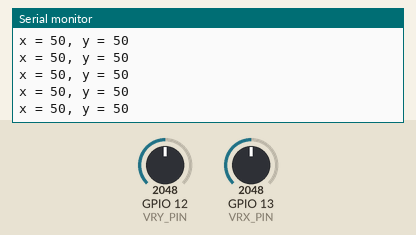
This sketch was run on a simulated ESP32. Parts: the last lines printed to the serial monitor. The inputs (shaded band) are chosen by the test bench; at power-on: GPIO 12 (VRY_PIN) = 2048, GPIO 13 (VRX_PIN) = 2048.

Above: at 1.2 s.
1.3 s: GPIO 12 (VRY_PIN) set to 2866
At 1.56 s:
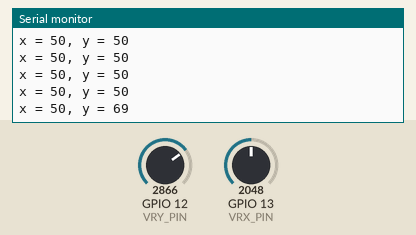
2.8 s: GPIO 13 (VRX_PIN) set to 2866
At 2.96 s:
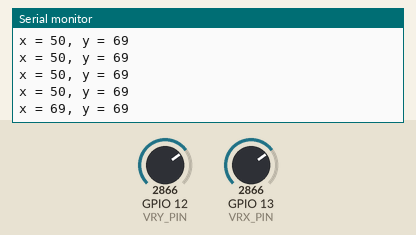
4.3 s: GPIO 12 (VRY_PIN) set to 3603
At 4.36 s:
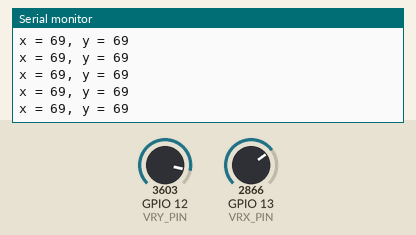
5.8 s: GPIO 13 (VRX_PIN) set to 3603
At 5.97 s:
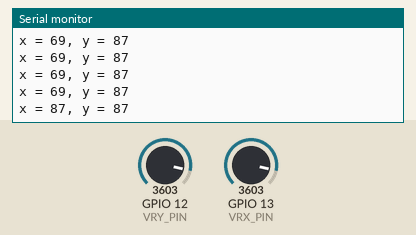
Timing chart, 0 to 8.3 s (numbered marks = the images above; inputs shaded):
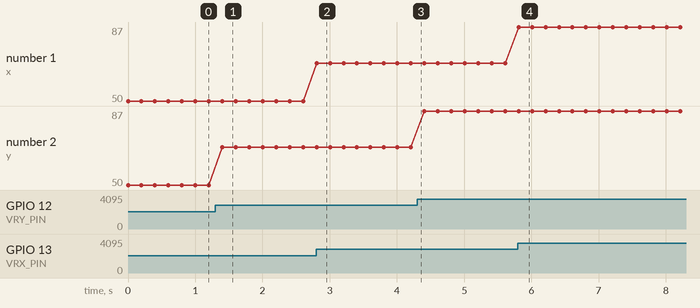

The sketch:

sketch_may16a.ino
```cpp
/*
 * This ESP32 code is created by esp32io.com
 *
 * This ESP32 code is released in the public domain
 *
 * For more detail (instruction and wiring diagram), visit https://esp32io.com/tutorials/esp32-joystick
 */

#define VRX_PIN  13 // ESP32 pin GPIO36 (ADC0) connected to VRX pin
#define VRY_PIN  12 // ESP32 pin GPIO39 (ADC0) connected to VRY pin

int valueX = 0; // to store the X-axis value
int valueY = 0; // to store the Y-axis value
int ValueSendX;
int ValueSendY;

void setup() {
  Serial.begin(9600) ;
}

void loop() {
  // read X and Y analog values
  valueX = analogRead(VRX_PIN);
  valueY = analogRead(VRY_PIN);

  ValueSendX=map(valueX,0,4095,0,100);
  ValueSendY=map(valueY,0,4095,0,100);

  // print data to Serial Monitor on Arduino IDE
  Serial.print("x = ");
  Serial.print(ValueSendX);
  Serial.print(", y = ");
  Serial.println(ValueSendY);
  delay(200);
}
```

Measured:
- after the input at 1.3 s, the serial monitor: prints a new line after 0.10 s (image 1)
- after the input at 2.8 s, the serial monitor: prints a new line at once (image 2)
- after the input at 5.8 s, the serial monitor: prints a new line at once (image 4)
- plotted number 2: 50 → 69 after the input at 1.3 s, 69 → 87 after the input at 4.3 s
